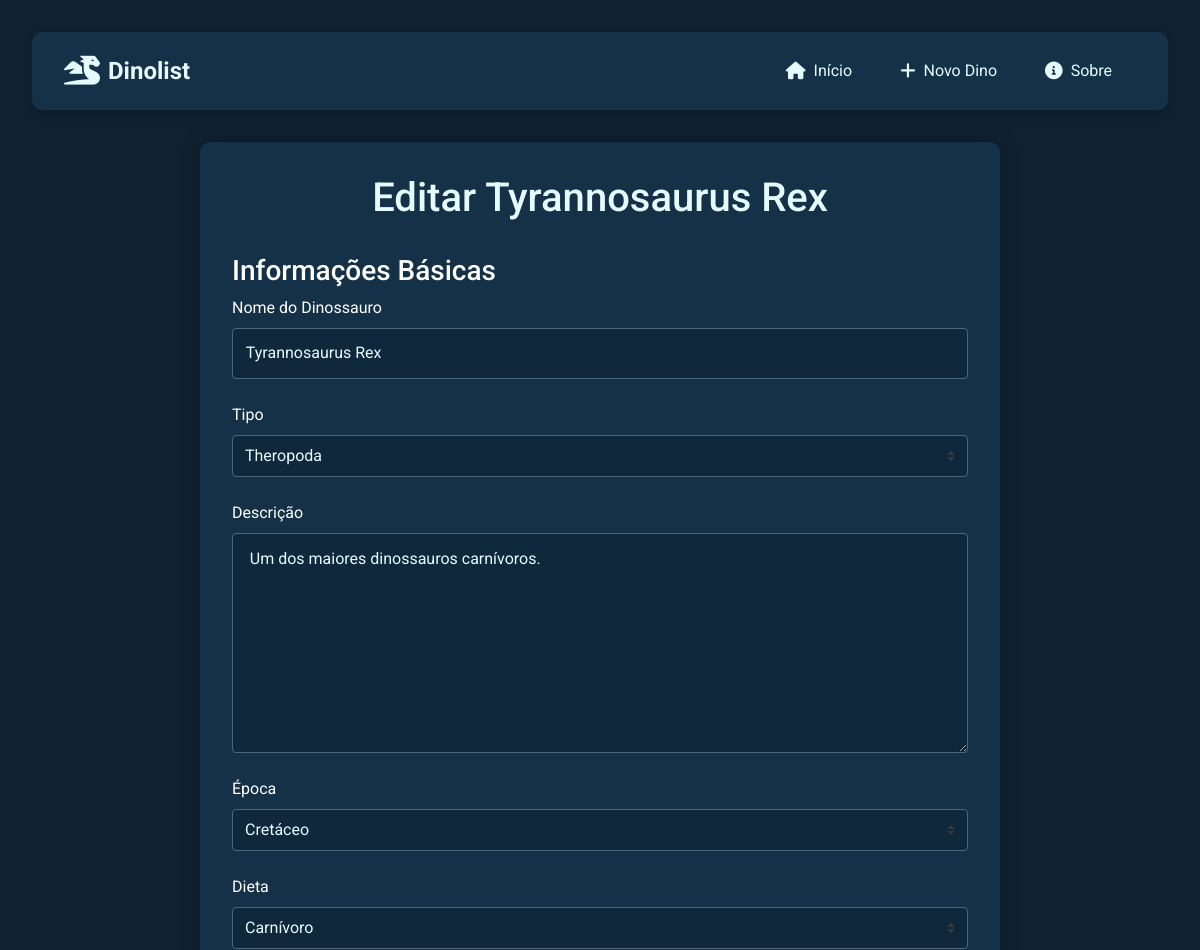
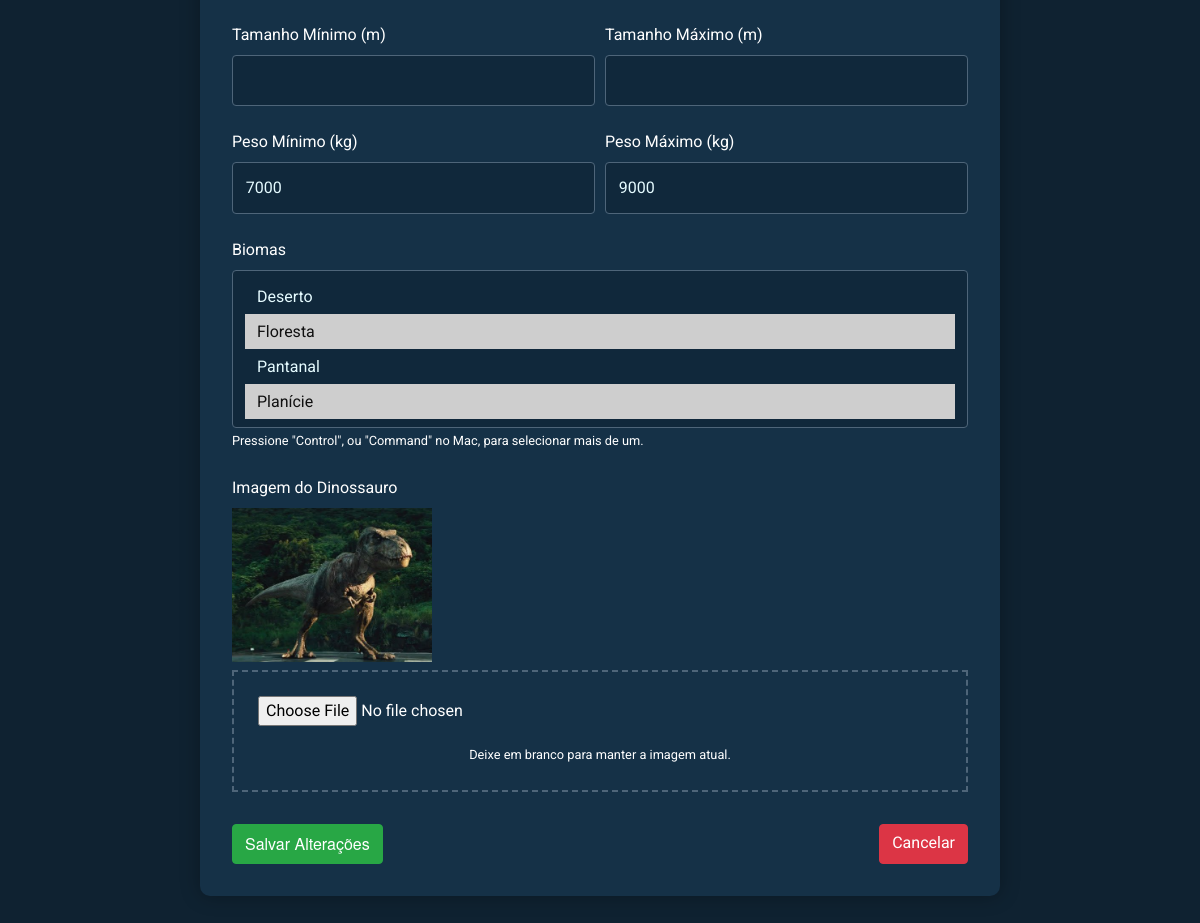
Page /dino/1/edit/ on the committed database (2 pictures, top to bottom).
### post_app/models.py (models this page shows, shortened)
class Post(models.Model):
    dinoNome = models.CharField(max_length=100)
    dinoTipo = models.ForeignKey(DinoTipoDeDino, on_delete=models.CASCADE)
    dinoDescricao = models.TextField()
    dinoEpoca = models.ForeignKey(DinoEpoca, on_delete=models.CASCADE)
    dinoDieta = models.ForeignKey(DinoDieta, on_delete=models.CASCADE)
    dinoTamanhoMin = models.DecimalField(max_digits=5, decimal_places=2, validators=[MinValueValidator(0.0)])
    dinoTamanhoMax = models.DecimalField(max_digits=5, decimal_places=2, validators=[MinValueValidator(0.0)])
    dinoPesoMin = models.IntegerField(validators=[MinValueValidator(0)])
    dinoPesoMax = models.IntegerField(validators=[MinValueValidator(0)])
    biomas = models.ManyToManyField(DinoBioma)
    dinoImage = models.ImageField(upload_to='images/', blank=True, null=True)
    dinoCreateDate = models.DateTimeField(auto_now_add=True)
    class Meta:
        verbose_name = 'Dinossauro'
        verbose_name_plural = 'Dinossauros'
        ordering = ['id']

class DinoTipoDeDino(models.Model):
    nome = models.CharField(max_length=100)  # Nome do tipo de dinossauro, com limite de 100 caracteres.
    class Meta:
        verbose_name = 'Tipo'
        verbose_name_plural = 'Tipos'
        ordering = ['nome']  # Ordena os tipos de dinossauros por nome.

class DinoEpoca(models.Model):
    nome = models.CharField(max_length=100)  # Nome da época geológica, com limite de 100 caracteres.
    class Meta:
        verbose_name = 'Época'
        verbose_name_plural = 'Épocas'
        ordering = ['nome']  # Ordena as épocas por nome.

class DinoDieta(models.Model):
    nome = models.CharField(max_length=100)  # Nome do tipo de dinossauro, com limite de 100 caracteres.
    class Meta:
        verbose_name = 'Dieta'
        verbose_name_plural = 'Dietas'
        ordering = ['nome']  # Ordena os tipos de dinossauros por nome.

class DinoBioma(models.Model):
    nome = models.CharField(max_length=100)  # Nome do bioma, com limite de 100 caracteres.
    class Meta:
        verbose_name = 'Bioma'
        verbose_name_plural = 'Biomas'
        ordering = ['nome']  # Ordena os biomas por nome.

### post_app/views.py (the view)
# urls.py: path('dino/<int:id>/edit/', views.dino_edit, name='dino_edit'),
def dino_edit(request, id):
    print("\n=== Iniciando dino_edit ===")
    post = get_object_or_404(Post, id=id)
    print(f"Post encontrado: {post.dinoNome}")
    if request.method == 'POST':
        print("\nMétodo POST detectado")
        print(f"POST data: {request.POST}")
        print(f"FILES data: {request.FILES}")
        form = PostsForm(request.POST, request.FILES, instance=post)
        print(f"Form é válido? {form.is_valid()}")
        if form.is_valid():
            print("\nForm válido, salvando...")
            if not request.FILES.get('dinoImage'):
                print("Mantendo imagem atual")
                form.instance.dinoImage = post.dinoImage
            form.save()
            print("Salvamento concluído")
            messages.success(request, 'Dinossauro atualizado com sucesso!')
            return redirect('dino_detail', id=id)
        else:
            print(f"\nErros no formulário: {form.errors}")
            messages.error(request, 'Por favor, corrija os erros abaixo.')
    else:
        print("\nMétodo GET detectado")
        form = PostsForm(instance=post)
    context = {
        'post': post,
        'form': form,
        'tipos': DinoTipoDeDino.objects.all(),
        'epocas': DinoEpoca.objects.all(),
        'dietas': DinoDieta.objects.all(),
        'biomas': DinoBioma.objects.all(),
    }
    print("\nContext preparado para renderização")
    print(f"Tipos disponíveis: {context['tipos'].count()}")
    print(f"Épocas disponíveis: {context['epocas'].count()}")
    print(f"Dietas disponíveis: {context['dietas'].count()}")
    print(f"Biomas disponíveis: {context['biomas'].count()}")
    return render(request, 'dino_edit.html', context)

### post_app/templates/dino_edit.html (shortened to what this page needs)
{% extends 'base.html' %}
{% load static %}
{% block extra_css %}
<link rel="stylesheet" href="{% static 'css/dino_add.css' %}">
{% endblock %}
{% block content %}
<div class="post_form_create">
    <h1 class="form-title">Editar {{ post.dinoNome }}</h1>
    <form method="POST" enctype="multipart/form-data" id="dinoForm">
        <div class="form-sections">
            <section class="form-section active">
                <h3>Informações Básicas</h3>
                <div class="form-group">
                    <label for="dinoNome">Nome do Dinossauro</label>
                    <input type="text" class="form-control" id="dinoNome" name="dinoNome" value="{{ post.dinoNome }}" required>
                </div>
                <div class="form-group">
                    <label for="dinoTipo">Tipo</label>
                    <select class="form-control custom-select" id="dinoTipo" name="dinoTipo" required>
                        {% for tipo in tipos %}
                            <option value="{{ tipo.id }}" {% if tipo.id == post.dinoTipo.id %}selected{% endif %}>
                                {{ tipo.nome }}
                            </option>
                        {% endfor %}
                    </select>
                </div>
                <div class="form-group">
                    <label for="dinoDescricao">Descrição</label>
                    <textarea class="form-control" id="dinoDescricao" name="dinoDescricao" rows="8"
                    style="min-height: 200px; resize: vertical;"
                    required> {{ post.dinoDescricao }}
                    </textarea>
                </div>
                <div class="form-group">
                    <label for="dinoEpoca">Época</label>
                    <select class="form-control custom-select" id="dinoEpoca" name="dinoEpoca" required>
                        {% for epoca in epocas %}
                            <option value="{{ epoca.id }}" {% if epoca.id == post.dinoEpoca.id %}selected{% endif %}>
                                {{ epoca.nome }}
                            </option>
                        {% endfor %}
                    </select>
                </div>
                <div class="form-group">
                    <label for="dinoDieta">Dieta</label>
                    <select class="form-control custom-select" id="dinoDieta" name="dinoDieta" required>
                        {% for dieta in dietas %}
                            <option value="{{ dieta.id }}" {% if dieta.id == post.dinoDieta.id %}selected{% endif %}>
                                {{ dieta.nome }}
                            </option>
                        {% endfor %}
                    </select>
                </div>
                <div class="form-row">
                    <div class="form-group col-md-6">
                        <label for="dinoTamanhoMin">Tamanho Mínimo (m)</label>
                        <input type="number" step="0.1" class="form-control" id="dinoTamanhoMin" name="dinoTamanhoMin" value="{{ post.dinoTamanhoMin }}" required>
                    </div>
                    <div class="form-group col-md-6">
                        <label for="dinoTamanhoMax">Tamanho Máximo (m)</label>
                        <input type="number" step="0.1" class="form-control" id="dinoTamanhoMax" name="dinoTamanhoMax" value="{{ post.dinoTamanhoMax }}" required>
                    </div>
                </div>
                <div class="form-row">
                    <div class="form-group col-md-6">
                        <label for="dinoPesoMin">Peso Mínimo (kg)</label>
                        <input type="number" class="form-control" id="dinoPesoMin" name="dinoPesoMin" value="{{ post.dinoPesoMin }}" required>
                    </div>
                    <div class="form-group col-md-6">
                        <label for="dinoPesoMax">Peso Máximo (kg)</label>
                        <input type="number" class="form-control" id="dinoPesoMax" name="dinoPesoMax" value="{{ post.dinoPesoMax }}" required>
                    </div>
                </div>
                <div class="form-group">
                    <label for="biomas">Biomas</label>
                    <select multiple class="form-control custom-select" id="biomas" name="biomas" required>
                        {% for bioma in biomas %}
                            <option value="{{ bioma.id }}" {% if bioma in post.biomas.all %}selected{% endif %}>
                                {{ bioma.nome }}
                            </option>
                        {% endfor %}
                    </select>
                    <small>Pressione "Control", ou "Command" no Mac, para selecionar mais de um.</small>
                </div>
                <div class="form-group">
                    <label for="dinoImage">Imagem do Dinossauro</label>
                    <div class="current-image mb-2">
                        <img src="{{ post.dinoImage.url }}" alt="Imagem atual" style="max-width: 200px;">
                    </div>
                    <div class="custom-file-upload">
                        <input type="file" class="form-control-file" id="dinoImage" name="dinoImage" accept="image/*">
                        <small>Deixe em branco para manter a imagem atual.</small>
                    </div>
                </div>
            </section>
        </div>
        <div class="form-navigation">
            <button type="submit" class="btn btn-success">Salvar Alterações</button>
            <a href="{% url 'dino_detail' post.id %}" class="btn btn-danger">Cancelar</a>
        </div>
    </form>
</div>
{% endblock %}

### static/css/base.css (style rules this page uses)
:root { --primary-bg-color: #153147; --secondary-bg-color: #2e5270; --terciary-bg-color: rgb(78, 101, 121); --highlight-bg-color: rgba(11,29,44,.459); --text-color: #e5fbff; --font-size-base: 16px; --font-size-large: 25px; --font-size-small: 15px; --border-radius: 3%; --padding-base: .8em; }
* { box-sizing: border-box; font-family: 'Roboto', sans-serif; margin: 0; padding: 0; }
a { text-decoration: none; }
button { background-color: var(--terciary-bg-color); border-radius: 8px; border-style: none; box-sizing: border-box; color: #FFFFFF; cursor: pointer; display: inline-block; font-family: "Haas Grot Text R Web", "Helvetica Neue", Helvetica, Arial, sans-serif; font-size: 14px; font-weight: 500; height: 40px; line-height: 20px; list-style: none; margin: 0; outline: none; padding: 10px 16px; position: relative; text-align: center; text-decoration: none; transition: color 100ms; vertical-align: baseline; user-select: none; -webkit-user-select: none; touch-action: manipulation; }
body { background-color: #0f2231; }
button { transition: background-color 0.3s, transform 0.2s; }

### static/css/dino_add.css (style rules this page uses)
.post_form_create { max-width: 800px; margin: 2rem auto; padding: 2rem; background-color: var(--primary-bg-color); border-radius: 10px; box-shadow: 0 0 20px rgba(0,0,0,0.3); }
.form-title { text-align: center; color: var(--text-color); margin-bottom: 2rem; }
.form-section { display: none; animation: fadeIn 0.5s; }
.form-section.active { display: block; }
.form-group { margin-bottom: 1.5rem; }
.form-control, .custom-select { background-color: var(--highlight-bg-color); border: 1px solid var(--terciary-bg-color); color: var(--text-color); padding: 0.8rem; }
.custom-file-upload { border: 2px dashed var(--terciary-bg-color); padding: 1.5rem; text-align: center; cursor: pointer; margin-top: 0.5rem; }
.form-navigation { display: flex; justify-content: space-between; margin-top: 2rem; }
.form-control.custom-select { min-height: 38px; height: auto !important; padding: 8px 12px; line-height: 1.5; overflow: visible; }
.form-control.custom-select option { padding: 8px 12px; line-height: 1.5; min-height: 30px; white-space: normal; word-wrap: break-word; }
select[multiple].form-control.custom-select { min-height: 120px; }

### rows in the picture
Post: dinoNome "Tyrannosaurus Rex", dinoTipo "Theropoda", dinoDescricao "Um dos maiores dinossauros carnívoros.", dinoEpoca "Cretáceo", dinoDieta "Carnívoro", dinoPesoMin "7000", dinoPesoMax "9000", biomas "Deserto / Floresta ☑ / Pantanal / Planície ☑", dinoImage (picture)
